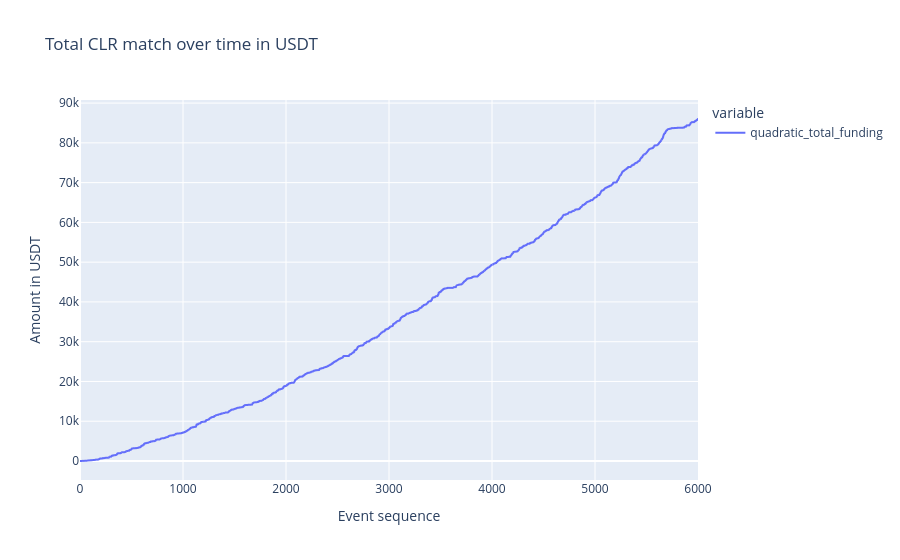

The notebook cell this image was saved under:
### Markdown cell above
### Timeseries for total amounts, Round-wide
#### Quadratic funding

### Code cell
fig_df = df.reset_index()

title = 'Total CLR match over time in USDT'

x_col = 'timestep'
y_cols = ['quadratic_total_funding']

labels = {'value': 'Amount in USDT',
          'timestep': 'Event sequence'}

options = {'x': x_col,
           'y': y_cols,
           'title': title,
           'labels': labels}

fig = px.line(fig_df, **options)

fig.show()

### Figure 1 — Plotly figure (JSON) as saved in the notebook; plotly's stock layout.template omitted (floating-point values rounded to 4 significant figures; data arrays with more than 128 entries replaced by an {"elided": "..."} marker saying what was removed)
{"data": [{"hovertemplate": "variable=quadratic_total_funding<br>Event sequence=%{x}<br>Amount in USDT=%{y}<extra></extra>", "legendgroup": "quadratic_total_funding", "line": {"color": "#636efa", "dash": "solid"}, "mode": "lines", "name": "quadratic_total_funding", "showlegend": true, "type": "scattergl", "x": {"elided": "6001 int values"}, "xaxis": "x", "y": {"elided": "6001 float values"}, "yaxis": "y"}], "layout": {"autosize": true, "legend": {"title": {"text": "variable"}, "tracegroupgap": 0}, "title": {"text": "Total CLR match over time in USDT"}, "xaxis": {"anchor": "y", "autorange": true, "domain": [0, 1], "range": [0, 6000], "showspikes": false, "title": {"text": "Event sequence"}, "type": "linear"}, "yaxis": {"anchor": "x", "autorange": true, "domain": [0, 1], "range": [-4778.0, 90780.0], "showspikes": false, "title": {"text": "Amount in USDT"}, "type": "linear"}}}
